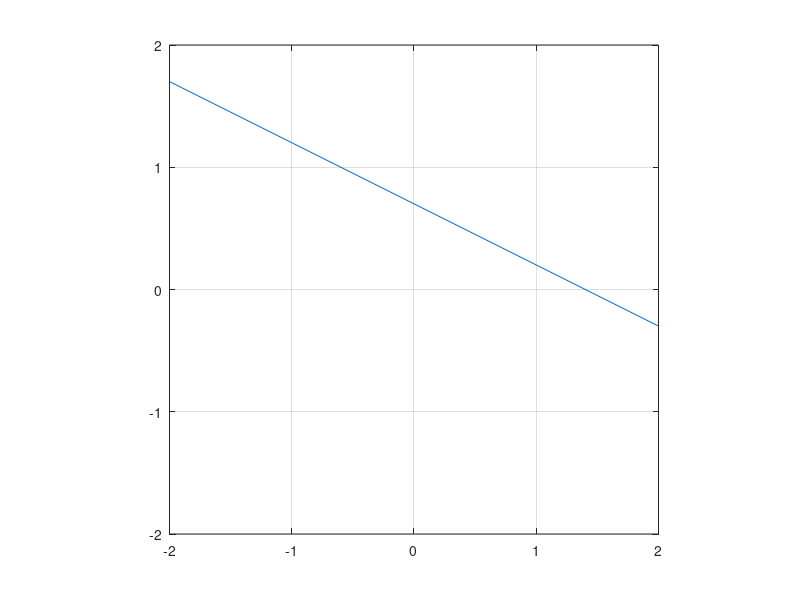

Reproduce this figure in MATLAB.

x1 = -2:1:2;
x2 = (5-2*log(3)-2*x1) / 4;

plot(x1,x2); axis square 
axis([-inf, inf, -2, 2]);
grid on;

%{
x1 = -2:1:2;
x2 = (13-6*x1) / 4;

plot(x1,x2); axis square 
axis([-inf, inf, -2, 2]);
grid on;
%}

